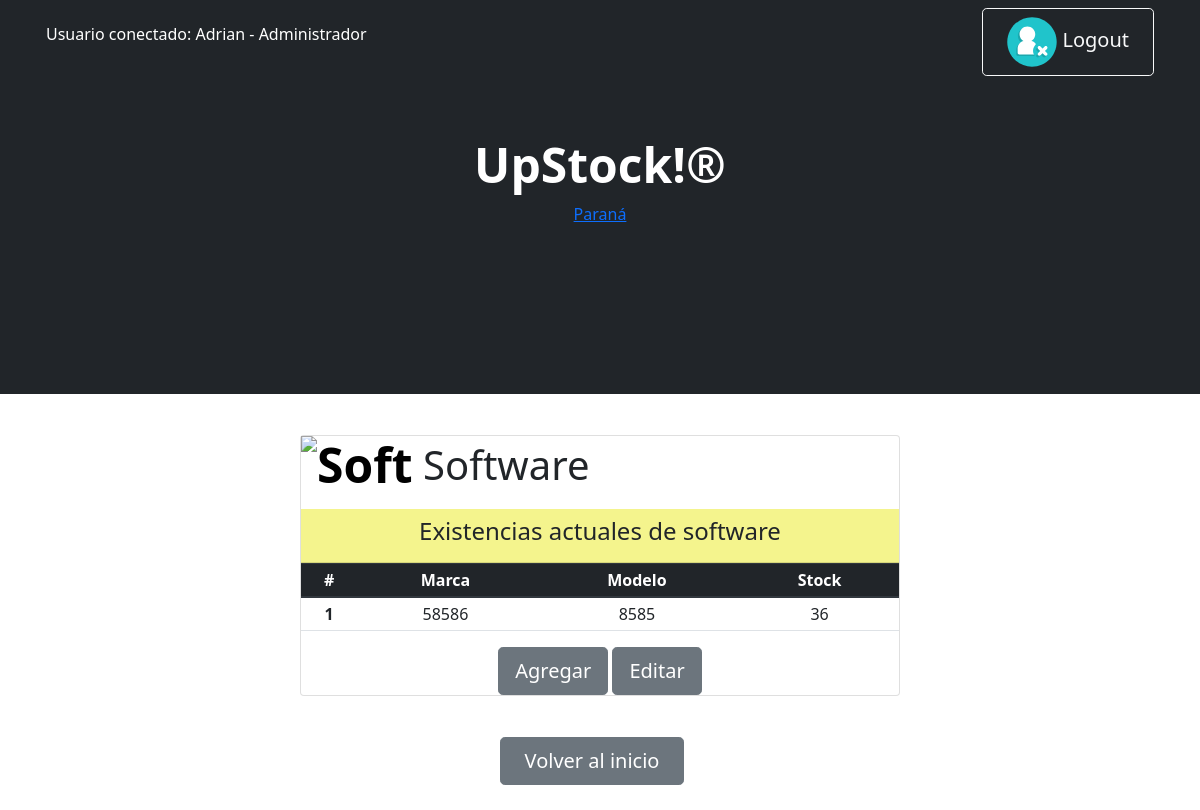
The page /upstock/show_soft/ (signed in) on the database as committed earlier.
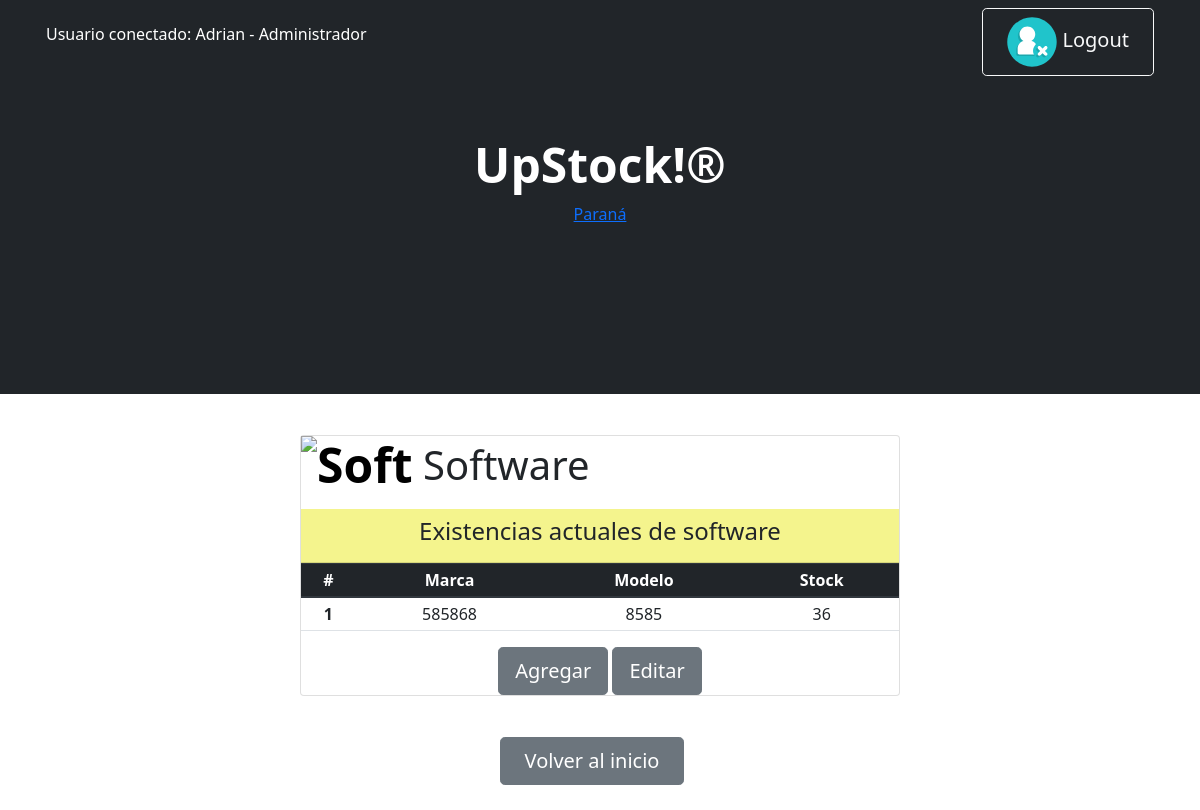
The same page on the database as committed later.
### Miapp/models.py (models this page shows, shortened)
class Software (models.Model):
    tipo= models.CharField (max_length=50)
    marca= models.CharField (max_length=50)
    stock= models.IntegerField()

### Miapp/views.py (the view)
# urls.py: path('show_soft/',show_soft,name="show_soft"),
@permission_required('Miapp.view_software', raise_exception=True)
@login_required(login_url='Inicio')
def show_soft(request):
    lista = Software.objects.all()
    return render(request, "show_soft.html",{"Software": lista} )

### Miapp/templates/show_soft.html
{% extends 'padre.html' %}
{% load static %}
{% block Contenido_cambiante %}
<h1  style= "text-align:left;"> <img src= "https://mpsoftware.com.mx/wp-content/uploads/2021/10/gif-controlherramientas.gif" width= "160" height = "80" alt="Soft" class="display-5 fw-bolder text-black mb-2"> Software </h1>
<div class="card-header" style="background-color: rgba(244, 244, 136, 0.957);">
  <h4>Existencias actuales de software</h4>
</div>
    <table class="table table-sm">
        <thead class="thead-dark">
          <tr>
            <th scope="col">#</th>
            <th scope="col">Marca</th>
            <th scope="col">Modelo</th>
            <th scope="col">Stock</th>
          </tr>
        </thead>
        {% for soft in Software %}
        <tbody>
          <tr>
            <th scope="row">{{soft.id}}</th>
            <td>{{soft.tipo}}</td>
            <td>{{soft.marca}}</td>
            <td>{{soft.stock}}</td>
          </tr>
        </tbody>
        {% endfor %}
    </table>
<div>
{% if  perms.Miapp.add_software %}
<a class="btn btn-secondary btn-lg " href="{% url 'Software'%}">Agregar</a>
{% endif %}
{% if  perms.Miapp.change_software %}
<a class="btn btn-secondary btn-lg " href="{% url 'show_soft_edit'%}">Editar</a>
{% endif %}
</div>
{% endblock %}

Rows that differ between the two databases and show on the page:
changed Software id 1: tipo "58586" → "585868"
